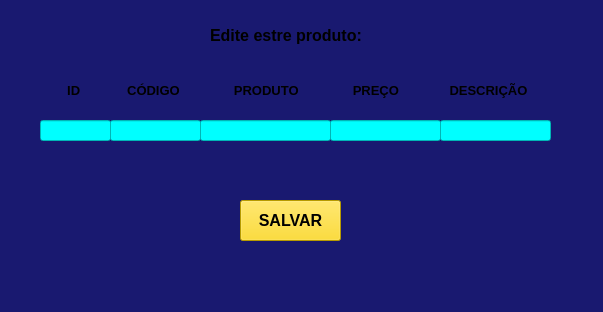
<?xml version="1.0" encoding="UTF-8"?>
<ui version="4.0">
 <class>MainWindow</class>
 <widget class="QMainWindow" name="MainWindow">
  <property name="geometry">
   <rect>
    <x>0</x>
    <y>0</y>
    <width>603</width>
    <height>312</height>
   </rect>
  </property>
  <property name="windowTitle">
   <string>MainWindow</string>
  </property>
  <property name="styleSheet">
   <string notr="true">background-color: rgb(25, 25, 112);</string>
  </property>
  <widget class="QWidget" name="centralwidget">
   <widget class="QLabel" name="label">
    <property name="geometry">
     <rect>
      <x>210</x>
      <y>20</y>
      <width>171</width>
      <height>31</height>
     </rect>
    </property>
    <property name="font">
     <font>
      <pointsize>12</pointsize>
      <weight>75</weight>
      <bold>true</bold>
     </font>
    </property>
    <property name="styleSheet">
     <string notr="true"/>
    </property>
    <property name="text">
     <string>Edite estre produto:</string>
    </property>
   </widget>
   <widget class="QLabel" name="label_2">
    <property name="geometry">
     <rect>
      <x>60</x>
      <y>80</y>
      <width>481</width>
      <height>21</height>
     </rect>
    </property>
    <property name="font">
     <font>
      <pointsize>10</pointsize>
      <weight>75</weight>
      <bold>true</bold>
     </font>
    </property>
    <property name="text">
     <string>  ID             CÓDIGO               PRODUTO               PREÇO              DESCRIÇÃO</string>
    </property>
   </widget>
   <widget class="QLineEdit" name="lineEdit">
    <property name="geometry">
     <rect>
      <x>40</x>
      <y>120</y>
      <width>71</width>
      <height>21</height>
     </rect>
    </property>
    <property name="styleSheet">
     <string notr="true">background-color: rgb(0, 255, 255);</string>
    </property>
    <property name="text">
     <string/>
    </property>
   </widget>
   <widget class="QLineEdit" name="lineEdit_2">
    <property name="geometry">
     <rect>
      <x>110</x>
      <y>120</y>
      <width>91</width>
      <height>21</height>
     </rect>
    </property>
    <property name="styleSheet">
     <string notr="true">background-color: rgb(0, 255, 255);</string>
    </property>
   </widget>
   <widget class="QLineEdit" name="lineEdit_3">
    <property name="geometry">
     <rect>
      <x>200</x>
      <y>120</y>
      <width>131</width>
      <height>21</height>
     </rect>
    </property>
    <property name="styleSheet">
     <string notr="true">background-color: rgb(0, 255, 255);</string>
    </property>
   </widget>
   <widget class="QLineEdit" name="lineEdit_4">
    <property name="geometry">
     <rect>
      <x>330</x>
      <y>120</y>
      <width>111</width>
      <height>21</height>
     </rect>
    </property>
    <property name="styleSheet">
     <string notr="true">background-color: rgb(0, 255, 255);</string>
    </property>
   </widget>
   <widget class="QLineEdit" name="lineEdit_5">
    <property name="geometry">
     <rect>
      <x>440</x>
      <y>120</y>
      <width>111</width>
      <height>21</height>
     </rect>
    </property>
    <property name="styleSheet">
     <string notr="true">background-color: rgb(0, 255, 255);
</string>
    </property>
   </widget>
   <widget class="QPushButton" name="pushButton">
    <property name="geometry">
     <rect>
      <x>240</x>
      <y>200</y>
      <width>101</width>
      <height>41</height>
     </rect>
    </property>
    <property name="font">
     <font>
      <pointsize>12</pointsize>
      <weight>75</weight>
      <bold>true</bold>
     </font>
    </property>
    <property name="styleSheet">
     <string notr="true">background-color: rgb(255, 215, 0);</string>
    </property>
    <property name="text">
     <string>SALVAR</string>
    </property>
   </widget>
  </widget>
  <widget class="QMenuBar" name="menubar">
   <property name="geometry">
    <rect>
     <x>0</x>
     <y>0</y>
     <width>603</width>
     <height>21</height>
    </rect>
   </property>
  </widget>
  <widget class="QStatusBar" name="statusbar"/>
 </widget>
 <resources/>
 <connections/>
</ui>
